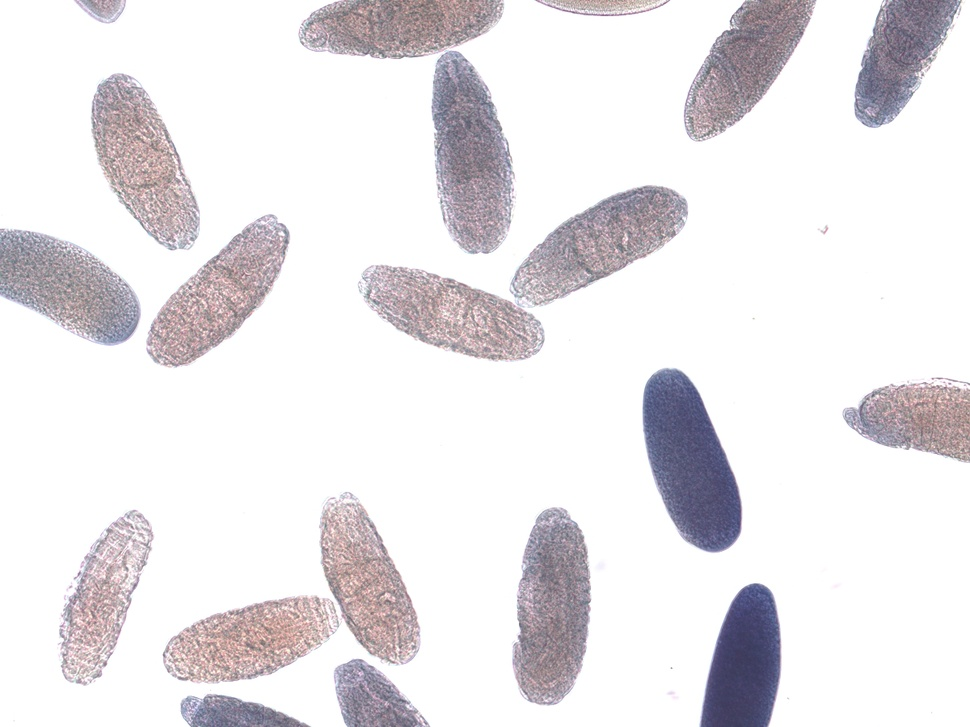
%> input picture Atividades/Pratica 6/insitu107598.jpg, 970 x 727 px, shrunk from 1200 x 900 before the run
$ octave 'Pratica_06_PDI_[Euller].m'   (GNU Octave 9; MATLAB toolbox functions it lacks are replaced by stand-ins)
%> lines starting %> are read from the running program, lines starting %| are printed output that depends on the picture; in (x1, y1, x2, y2) boxes, pixels count from 0 and x2, y2 are one past the last pixel; in counts of white or black regions, pixels touching at a corner belong together; the program's own positions count from 1
#Nome: Euller Henrique Bandeira Oliveira
#Matrícula: 11821BSI210

img_color = imread('insitu107598.jpg');
%> img_color is the input picture: size 727x970x3 uint8; mean R, G, B 232.1, 229.1, 232
img_gray = rgb2gray(img_color);
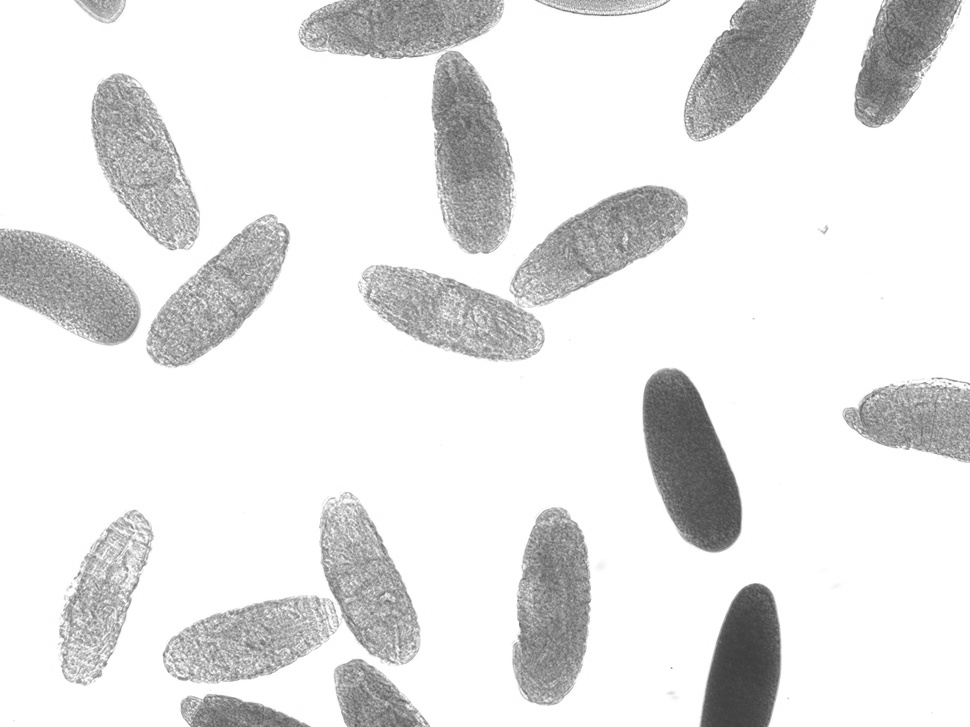
%> img_gray: size 727x970 uint8; min 60, max 255, mean 230.3
imshow(img_gray);

#Otsu na imagem original (convertida para níveis de cinza)

nivel = graythresh(img_gray);
%> nivel = 0.788
img_bin = im2bw(img_gray,nivel);
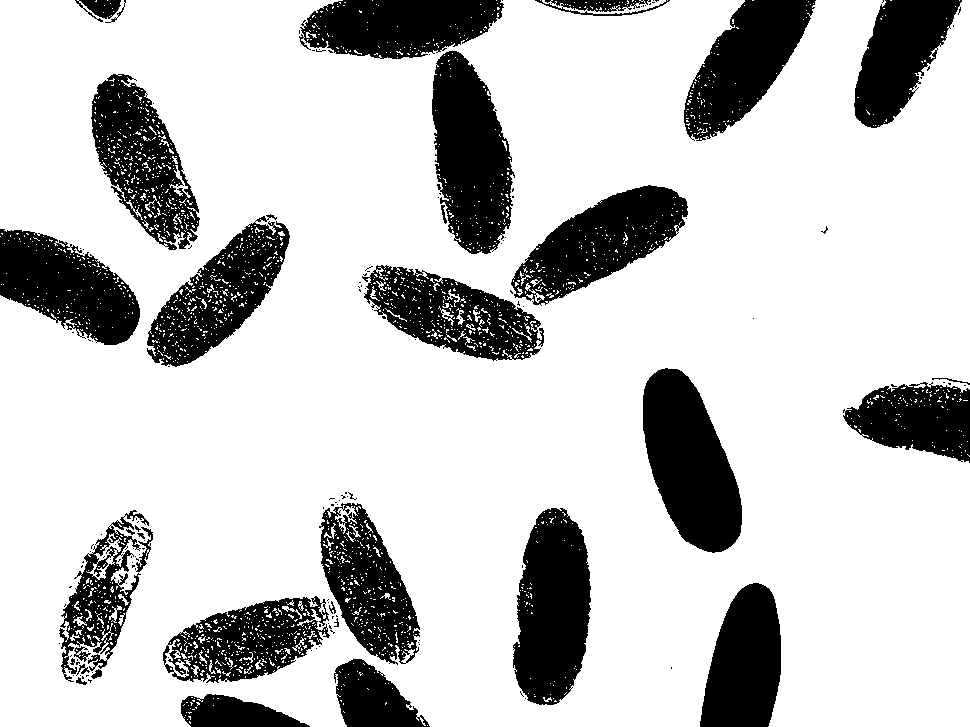
%> img_bin: size 727x970 logical; 77.9% white; 167 black regions (134 under 20 px), largest, box (x1, y1, x2, y2) and area: (643, 368, 742, 553) 12012, (513, 508, 591, 705) 11639, (432, 51, 515, 254) 11567

figure;
imshow(img_bin);

#Otsu na imagem em níveis de cinza filtrada (algum filtro de suavização que
#você usou em práticas anteriores)

#Filtro de Mediana

img_mediana = medfilt2(img_gray, [7 7]);

#Otsu

nivel = graythresh(img_mediana);
%> nivel = 0.796
img_bin = im2bw(img_mediana,nivel);
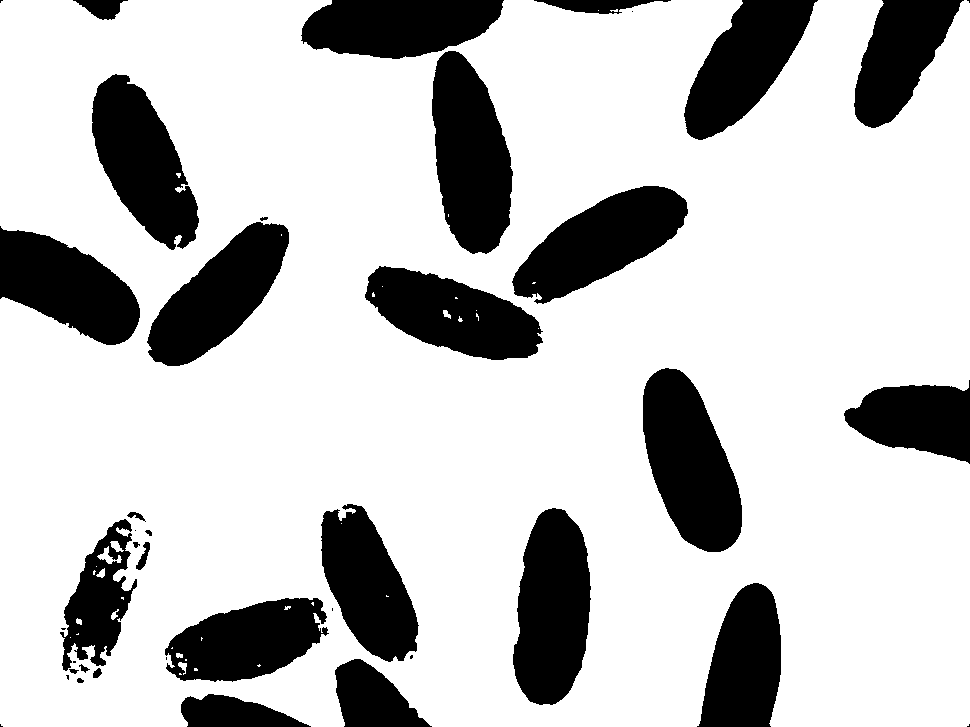
%> img_bin: size 727x970 logical; 76.7% white; 41 black regions (12 under 20 px), largest, box (x1, y1, x2, y2) and area: (643, 368, 742, 552) 12009, (432, 51, 513, 254) 11843, (513, 508, 591, 705) 11786

figure;
imshow(img_bin);

#. Há alguma diferença no resultado obtido anteriormente?

  # Sim, o filtro de mediana suavizou a imagem ao remover os ruídos.
